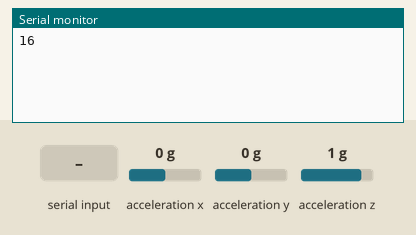
Simulated run of this sketch. Board: Arduino Uno, built with avr-gcc and run on an emulated ATmega328P. Shown: the last lines printed to the serial monitor. The test bench sets the inputs (shaded band); at power-on: acceleration x 0 g, acceleration y 0 g, acceleration z 1 g.

Above: at 2.8 s.
2.9 s: "s" received over the second serial link
At 3.8 s:
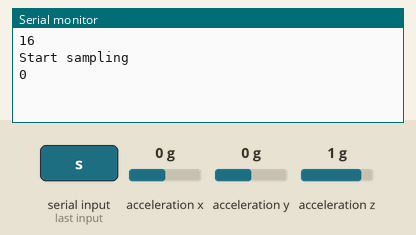
4.5 s: "e" received over the second serial link
At 6.0 s:
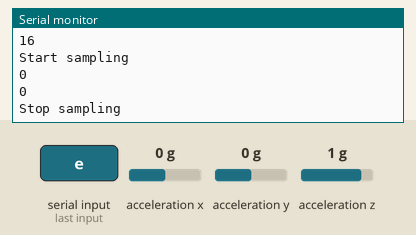

Measured:
- after the input at 2.9 s, the serial monitor: prints a new line after 0.10 s (image 1)
- after the input at 4.5 s, the serial monitor: prints a new line after 0.51 s (image 2)

The sketch:

bluetooth_test.ino
```cpp
#include <SparkFun_ADXL345.h>
#include <SoftwareSerial.h>

#define member_size(type, member) sizeof(((type *)0)->member)

const int RX_PIN = 10;
const int TX_PIN = 9;
const int BLUETOOTH_BAUD_RATE = 9600;
const int buff_len = 4;
const int packet_len = buff_len * 4;

bool run_flag = false;

SoftwareSerial bluetooth(RX_PIN, TX_PIN);

// Assign a unique ID to this sensor at the same time
ADXL345 adxl = ADXL345();

typedef struct Packet {
  char x_accel[buff_len];
  char y_accel[buff_len];
  char z_accel[buff_len];
  char timestamp[buff_len];
} Packet;

Packet* create_packet()
{
  // Get current sensor vals
  int x,y,z;
  adxl.readAccel(&x, &y, &z);

  Serial.println(x); // Debug
//  Serial.println(y);
//  Serial.println(z);

  Packet* packet = malloc(sizeof(Packet));

  snprintf(packet->x_accel, member_size(Packet, x_accel), "%d", x);
  snprintf(packet->y_accel, member_size(Packet, y_accel), "%d", y);
  snprintf(packet->z_accel, member_size(Packet, z_accel), "%d", z);

  // TODO: get current time from real-time clock
  snprintf(packet->timestamp, member_size(Packet, timestamp), "%d", millis());

  return packet;
}

void send_packet(Packet* packet)
{
  bluetooth.write(packet->x_accel);
  free(packet);
}

void setup()
{
  // Start serial
  Serial.begin(BLUETOOTH_BAUD_RATE);

  // Start bluetooth
  bluetooth.begin(BLUETOOTH_BAUD_RATE);

  adxl.powerOn();
  adxl.setRangeSetting(16);

  Serial.println(sizeof(Packet));
}

void loop()
{
  // If there's a new value available on bluetooth input stream
  if (bluetooth.available())
  {
    // Read in the character
    char bt_in = bluetooth.read();

    // If character is 's', set start flag to true
    if (bt_in == 's' || bt_in == 'S')
    {
      run_flag = true;
      Serial.println("Start sampling");  // Debug
    }
    else if(bt_in == 'e' || bt_in == 'E')
    {
      run_flag = false;
      Serial.println("Stop sampling");
    }
  }

  if(run_flag)
  {

    Packet* packet = create_packet();
    send_packet(packet);
  }

  // Wait a second
  delay(1000);
}
```
